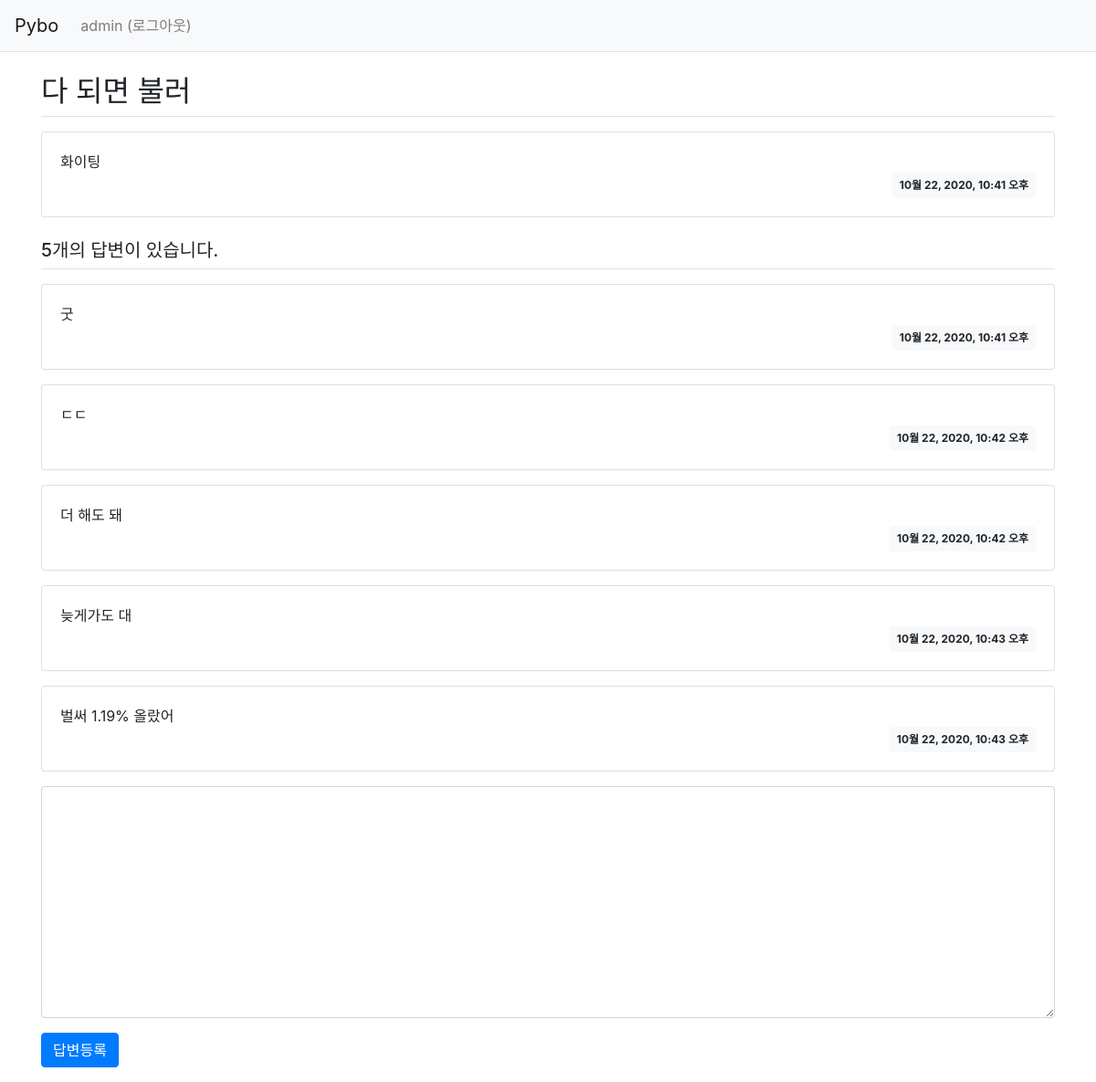
/pybo/310/ (signed in), run on the app's committed database.
### pybo/models.py (models this page shows, shortened)
class Question(models.Model):
    subject = models.CharField(max_length=200)
    content = models.TextField()
    create_date = models.DateTimeField()

class Answer(models.Model):
    question = models.ForeignKey(Question, on_delete=models.CASCADE)
    content = models.TextField()
    create_date = models.DateTimeField()

### pybo/views.py (the view)
# urls.py: path('<int:question_id>/', views.detail, name='detail'),
def detail(request, question_id):
    question = get_object_or_404(Question, pk=question_id)
    context = {'question': question}
    return render(request, 'pybo/question_detail.html', context)

### templates/pybo/question_detail.html (shortened to what this page needs)
{% extends 'base.html' %}
{% block content %}
{% load static %}
<link rel="stylesheet" type="text/css" href="{% static 'bootstrap.min.css' %}">
<div class="container my-3">
    <h2 class="border-bottom py-2">{{ question.subject }}</h2>
    <div class="card my-3">
        <div class="card-body">
            <div class="card-text" style="white-space: pre-line;">{{ question.content }}</div>
            <div class="d-flex justify-content-end">
                <div class="badge badge-light p-2">
                    {{ question.create_date }}
                </div>
            </div>
        </div>
    </div>
    <h5 class="border-bottom my-3 py-2">{{question.answer_set.count}}개의 답변이 있습니다.</h5>
    {% for answer in question.answer_set.all %}
    <div class="card my-3">
        <div class="card-body">
            <div class="card-text" style="white-space: pre-line;">{{ answer.content }}</div>
            <div class="d-flex justify-content-end">
                <div class="badge badge-light p-2">
                    {{ answer.create_date }}
                </div>
            </div>
        </div>
    </div>
    {% endfor %}
    <form action="{% url 'pybo:answer_create' question.id %}" method="post" class="my-3">
        <div class="form-group">
            <textarea name="content" id="content" class="form-control" rows="10"></textarea>
        </div>
        <input type="submit" value="답변등록" class="btn btn-primary">
    </form>
</div>
{% endblock %}

### templates/navbar.html (shortened to what this page needs)
<nav class="navbar navbar-expand-lg navbar-light bg-light border-bottom">
    <a class="navbar-brand" href="{% url 'pybo:index' %}">Pybo</a>
    <div class="collapse navbar-collapse flex-grow-0" id="navbarNav">
        <ul class="navbar-nav">
            <li class="nav-item ">
                {% if user.is_authenticated %}
                <a class="nav-link" href="{% url 'common:logout' %}">{{ user.username }} (로그아웃)</a>
                {% else %}
                <a class="nav-link" href="{% url 'common:login' %}">로그인</a>
                {% endif %}
            </li>
        </ul>
    </div>
</nav>

### data on the page
Question: subject "다 되면 불러", content "화이팅", create_date "10월 22, 2020, 10:41 오후", answer_set.count "5"
Answer: content "굿", create_date "10월 22, 2020, 10:41 오후"
Answer: content "ㄷㄷ", create_date "10월 22, 2020, 10:42 오후"
Answer: content "더 해도 돼", create_date "10월 22, 2020, 10:42 오후"
Answer: content "늦게가도 대", create_date "10월 22, 2020, 10:43 오후"
Answer: content "벌써 1.19% 올랐어", create_date "10월 22, 2020, 10:43 오후"

### other printed values
{{ user.username }} "admin"
